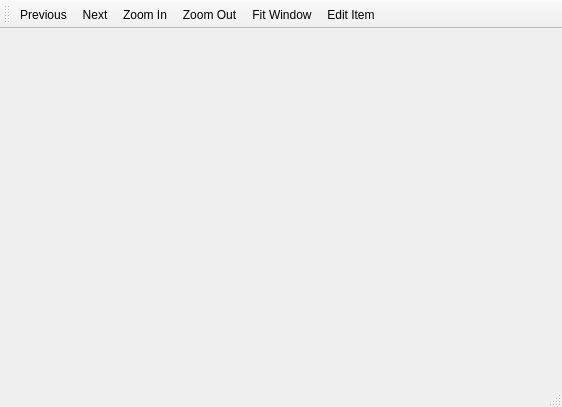
<?xml version="1.0" encoding="UTF-8"?>
<ui version="4.0">
 <class>ImageViewer</class>
 <widget class="QMainWindow" name="ImageViewer">
  <property name="geometry">
   <rect>
    <x>0</x>
    <y>0</y>
    <width>562</width>
    <height>407</height>
   </rect>
  </property>
  <property name="windowTitle">
   <string>ImageViewer</string>
  </property>
  <widget class="QWidget" name="centralwidget"/>
  <widget class="QMenuBar" name="menubar">
   <property name="geometry">
    <rect>
     <x>0</x>
     <y>0</y>
     <width>562</width>
     <height>26</height>
    </rect>
   </property>
  </widget>
  <widget class="QStatusBar" name="statusbar"/>
  <widget class="QToolBar" name="toolBar">
   <property name="windowTitle">
    <string>ImageViewer</string>
   </property>
   <attribute name="toolBarArea">
    <enum>TopToolBarArea</enum>
   </attribute>
   <attribute name="toolBarBreak">
    <bool>false</bool>
   </attribute>
   <addaction name="action_prev"/>
   <addaction name="action_next"/>
   <addaction name="action_zoom_in"/>
   <addaction name="action_zoom_out"/>
   <addaction name="action_fit_window"/>
   <addaction name="action_edit_item"/>
  </widget>
  <action name="action_prev">
   <property name="enabled">
    <bool>true</bool>
   </property>
   <property name="icon">
    <iconset resource="../resources/resources.qrc">
     <normaloff>:/icons/icons/go-previous.png</normaloff>:/icons/icons/go-previous.png</iconset>
   </property>
   <property name="text">
    <string>Previous</string>
   </property>
   <property name="visible">
    <bool>true</bool>
   </property>
   <property name="iconVisibleInMenu">
    <bool>true</bool>
   </property>
  </action>
  <action name="action_next">
   <property name="icon">
    <iconset resource="../resources/resources.qrc">
     <normaloff>:/icons/icons/go-next.png</normaloff>:/icons/icons/go-next.png</iconset>
   </property>
   <property name="text">
    <string>Next</string>
   </property>
  </action>
  <action name="action_zoom_in">
   <property name="icon">
    <iconset resource="../resources/resources.qrc">
     <normaloff>:/icons/icons/zoom_in.png</normaloff>:/icons/icons/zoom_in.png</iconset>
   </property>
   <property name="text">
    <string>Zoom In</string>
   </property>
  </action>
  <action name="action_zoom_out">
   <property name="icon">
    <iconset resource="../resources/resources.qrc">
     <normaloff>:/icons/icons/zoom_out.png</normaloff>:/icons/icons/zoom_out.png</iconset>
   </property>
   <property name="text">
    <string>Zoom Out</string>
   </property>
  </action>
  <action name="action_fit_window">
   <property name="checkable">
    <bool>true</bool>
   </property>
   <property name="icon">
    <iconset resource="../resources/resources.qrc">
     <normaloff>:/icons/icons/fit_window.png</normaloff>:/icons/icons/fit_window.png</iconset>
   </property>
   <property name="text">
    <string>Fit Window</string>
   </property>
  </action>
  <action name="action_edit_item">
   <property name="text">
    <string>Edit Item</string>
   </property>
   <property name="toolTip">
    <string>Edit Item</string>
   </property>
   <property name="shortcut">
    <string>Ctrl+E</string>
   </property>
  </action>
 </widget>
 <resources>
  <include location="../resources/resources.qrc"/>
 </resources>
 <connections/>
</ui>
